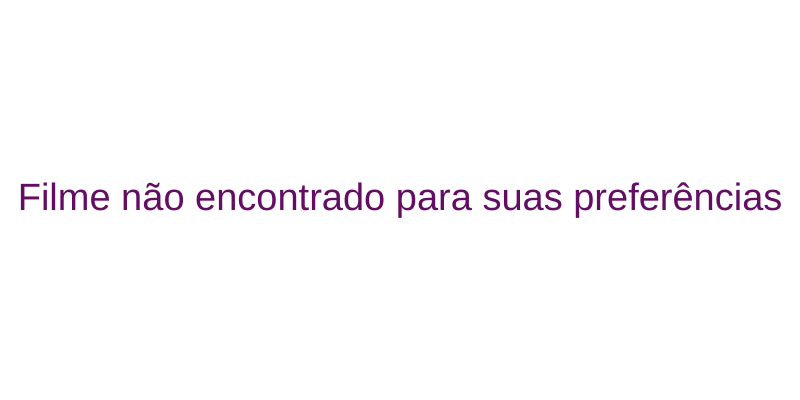
Frame 1 (no input)
Frame 60 (no input): identical to frame 1, image omitted
Frame 120 (the mouse pressed at the canvas centre since frame 60): identical to frame 1, image omitted

The p5.js sketch that drew this single still picture (run headless with seeded random() and noise() and a simulated clock; from frame 60 on, the mouse is pressed at the canvas centre):

// p5.js sketch
// ── sketch.js
//variaveis
let campoIdade
let campoFiccao
let campoDrama
let campoAventura
let campoComedia
let campoAcao
let campoLGBT
let campoRomance
let campoTerror
let campoFantasia
let campoAnimacao
let campoMisterio
let campoThriller

function setup() {
  createCanvas(800, 400);
  createElement("h2", "Recomendador de filmes");
  createSpan("Sua idade:");
  campoIdade = createInput();
  createP("");
  
  //checkboxes genero
  campoFiccao = createCheckbox("Ficção científica");
  campoDrama = createCheckbox("Drama");
  campoAventura = createCheckbox("Aventura");
  campoComedia = createCheckbox("Comédia");
  campoAcao = createCheckbox("Ação");
  campoLGBT = createCheckbox("LGBT");
  campoRomance = createCheckbox("Romance");
  campoTerror = createCheckbox("Terror");
  campoFantasia = createCheckbox("Fantasia");
  campoAnimacao = createCheckbox("Animação");
  campoMisterio = createCheckbox("Mistério");
  campoThriller = createCheckbox("Thriller");
}

function draw() {
  background("white");
  let idade = campoIdade.value();
  
  let gostaDeFiccao = campoFiccao.checked();
  let gostaDeDrama = campoDrama.checked();
  let gostaDeAventura = campoAventura.checked();
  let gostaDeComedia = campoComedia.checked();
  let gostaDeAcao = campoAcao.checked();
  let gostaDeLGBT = campoLGBT.checked();
  let gostaDeRomance = campoRomance.checked();
  let gostaDeTerror = campoTerror.checked();
  let gostaDeFantasia = campoFantasia.checked();
  let gostaDeAnimacao = campoAnimacao.checked();
  let gostaDeMisterio = campoMisterio.checked();
  let gostaDeThriller = campoThriller.checked();
  
   let recomendacao = geraRecomendacao(idade, gostaDeFiccao, gostaDeDrama, gostaDeAventura, gostaDeComedia, gostaDeAcao, gostaDeLGBT, gostaDeRomance, gostaDeTerror, gostaDeFantasia, gostaDeAnimacao, gostaDeMisterio, gostaDeThriller);
  
  fill("rgb(99,13,99)");
  textAlign(CENTER, CENTER);
  textSize(38);
  text(recomendacao, width/2, height/2);
}

function geraRecomendacao(idade, gostaDeFiccao, gostaDeDrama, gostaDeAventura, gostaDeComedia, gostaDeAcao, gostaDeLGBT, gostaDeRomance, gostaDeTerror, gostaDeFantasia, gostaDeAnimacao, gostaDeMisterio, gostaDeThriller) {
  if (idade >= 18) {
    if (gostaDeComedia || gostaDeLGBT) return "Bottoms";
    if (gostaDeLGBT || gostaDeThriller) return "Saltburn";
    if (gostaDeRomance || gostaDeTerror) return "Até os Ossos";
  } else if (idade >= 16) {
    if (gostaDeComedia) return "Que horas eu te pego";
  } else if (idade >= 14) {
    if (gostaDeFiccao || gostaDeAventura) return "Duna";
    if (gostaDeDrama || gostaDeAcao) return "S.O.S. Malibu";
    if (gostaDeDrama || gostaDeMisterio || gostaDeThriller) return "Anatomia de uma Queda";
    if (gostaDeAcao || gostaDeAventura || gostaDeFantasia) return "Tudo em todo lugar ao mesmo tempo";
  } else if (idade >= 12) {
    if (gostaDeFiccao || gostaDeDrama) return "Nosso amigo extraordinário";
  }

  if (gostaDeAnimacao || gostaDeAventura || gostaDeComedia) return "Fantástico Sr. Raposo";
  return "Filme não encontrado para suas preferências";
}
// ── style.css
html, body {
    margin: 30px;
    padding: 0;
    background-color: #D4F2F5;
  }
  canvas {
    display: block;
  }
  
